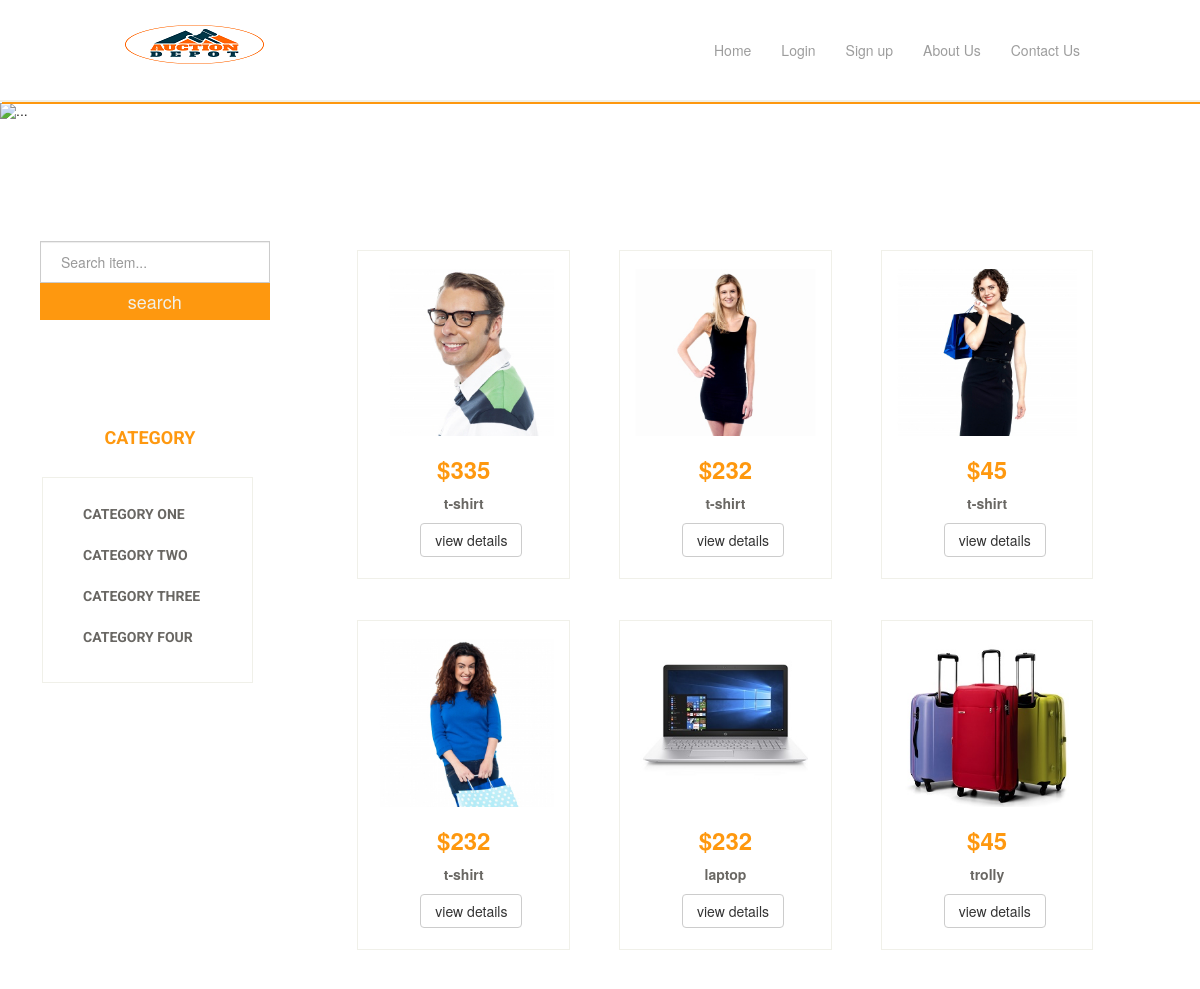
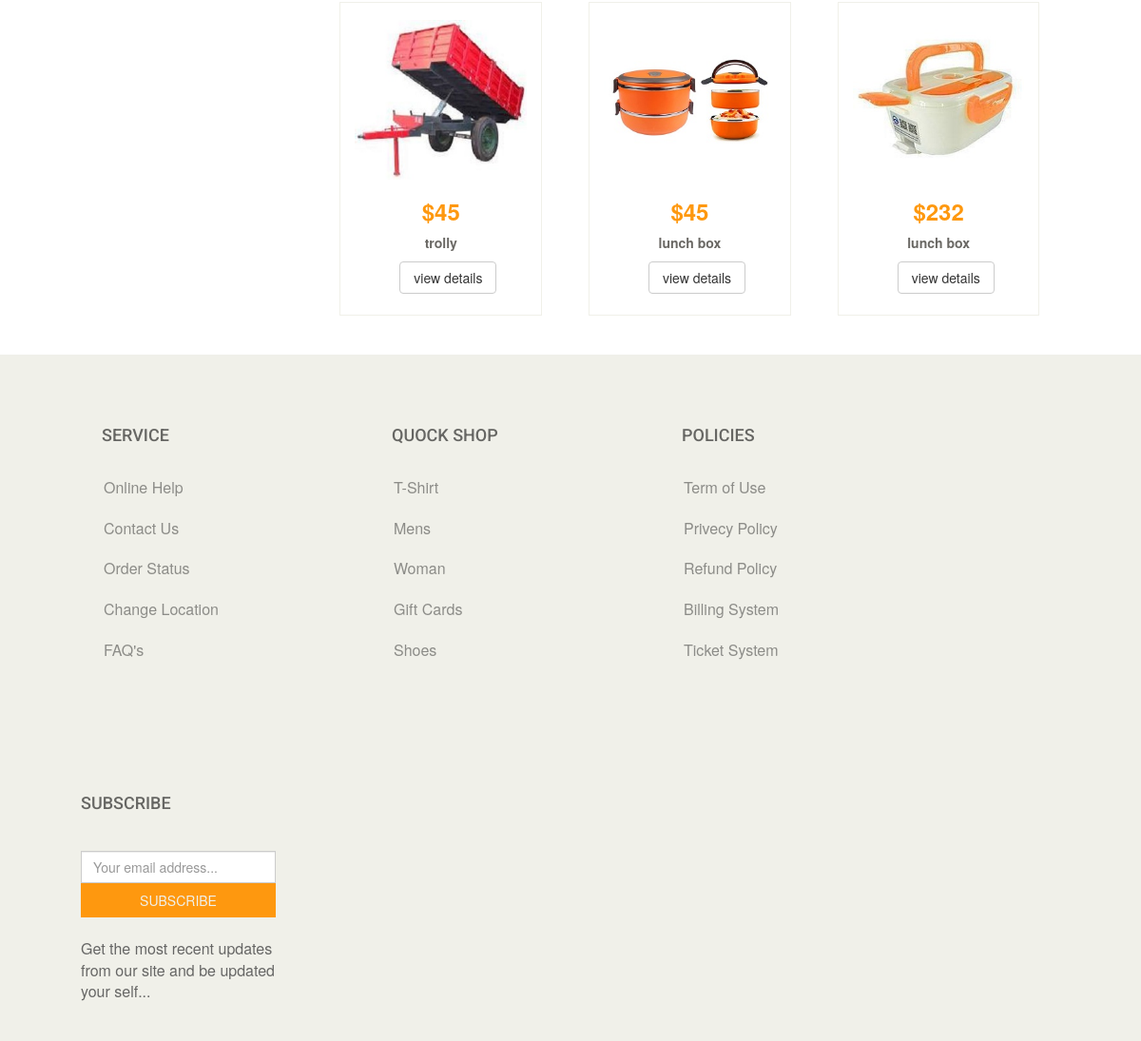
/itembycat.php?catid=2, run on the app's committed database (2 pictures, top to bottom).
### tables this page shows
CREATE TABLE `tbl_item` (
  `item_id` int(11) NOT NULL,
  `item_name` varchar(255) NOT NULL,
  `item_price` varchar(255) NOT NULL,
  `item_desc` text NOT NULL,
  `time_duration` varchar(255) NOT NULL,
  `strt_time` varchar(255) NOT NULL,
  `end_time` varchar(255) NOT NULL,
  `img_id` int(11) NOT NULL,
  `image` varchar(255) NOT NULL,
  `cat_id` int(11) NOT NULL,
  `user_id` int(11) NOT NULL,
  `status` int(11) NOT NULL DEFAULT '0'
);

### libs/Session.php (called while the page is built, shortened)
<?php
class Session{
 public static function get($key){
        if (isset($_SESSION[$key])) {
         return $_SESSION[$key];
        } else {
         return false;
        }
 }
}
?>

### class/Item.php (called while the page is built, shortened)
<?php
   $filepath = realpath(dirname(__FILE__));
   include_once ($filepath.'/../libs/Database.php');
 ?>
<?php
 class Item{
 	 private $db;
     public function __construct(){
          $this->db = new Database();
    }
    public function getitembycat($catid){
          $query = "SELECT * FROM tbl_item WHERE cat_id='$catid'";
          $result = $this->db->select($query);
          return $result;
    }
 }
?>

### libs/Database.php (called while the page is built, shortened)
<?php
Class Database{
  public $host   = DB_HOST;
  public $user   = DB_USER;
  public $pass   = DB_PASS;
  public $dbname = DB_NAME;
 public $link;
private function connectDB(){
       $this->link = new mysqli($this->host, $this->user, $this->pass,
        $this->dbname);
 }
public function select($query){
      $result = $this->link->query($query) or
       die($this->link->error.__LINE__);
      if($result->num_rows > 0){
        return $result;
      } else {
        return false;
      }
 }
}
?>

### itembycat.php (the view, shortened to what this page needs)
<?php include 'inc/header.php';?>
<?php include 'inc/slider.php';?>
<?php
       if (isset($_GET['catid'])) {
            $catid  = $_GET['catid'];
       }
?>
 <div class="container-fluid">
       <div class="row mainsection">
                <div class="col-sm-12 col-md-3 col-lg-3 cat">
   <div class="row seracbox">
         <form action="search.php" method="get">
           <input class="form-control" type="text" name="keyword" placeholder="Search item..." aria-label="Search">
           <input class="btn-block" id="search" type="submit" name="submit" value="search">
         </form>
   </div><br><br>
     <h2 class="cattitle">Category</h2>
     <div class="row category">
          <ul>
                <li style="text-transform: uppercase;"><a href="itembycat.php?catid=1">Category one</a></li>
                <li style="text-transform: uppercase;"><a href="itembycat.php?catid=2">Category two</a></li>
                <li style="text-transform: uppercase;"><a href="itembycat.php?catid=3">Category three</a></li>
                <li style="text-transform: uppercase;"><a href="itembycat.php?catid=4">Category four</a></li>
          </ul>
     </div>
                </div>
                <div class="col-sm-12 col-md-9 col-lg-9 pro">
                      <div class="row product">
                         <?php
                                $Getitembycat = $item->getitembycat($catid);
                                if($Getitembycat){
                                while($result = $Getitembycat->fetch_assoc()) {
                          ?>
                             <div class="col-xs-6 col-sm-6 col-md-4 col-lg-4 prosection">
                                   <img class="img-responsive" src="<?php echo $result['image'];?>">
                                   <h3>$<?php echo $result['item_price'];?></h3>
                                   <p><?php echo $result['item_name'];?></p>
                                  <a href="products_details.php?itemid=<?php echo $result['item_id'];?>" class="btn btn-default">view details</a>
                             </div>
                            <?php } }else{  ?>
                                <h2 style="text-align: center;color: red;font-family: monospace;
                                font-size: 20px;">sorry,Item not available in this category</h2>
                            <?php } ?>
                      </div>
                </div>
       </div>
 </div>
<?php include 'inc/footer.php';?>

### inc/header.php (shortened to what this page needs)
<?php
   include 'libs/Session.php';
 ?>
<?php
      $item                 = new Item();
?>
<!DOCTYPE html>
<html lang="en">
<head>
  <link rel="stylesheet" href="css/bootstrap.css">
  <link rel="stylesheet" href="css/style.css">
  <link rel="stylesheet" href="css/animate.css">
  <link rel="stylesheet" href="https://use.fontawesome.com/releases/v5.3.1/css/all.css">
</head>
<body>
<div class="container-fluid marque">
     <div class="row">
           <div class="col-xs-12 col-sm-7 col-md-7 col-lg-7 marqueleft">
                <div class="marquetitle">
                      <a href=""><i class="fab fa-facebook-f"></i></a>
                      <a href=""><i class="fab fa-twitter"></i></a>
                      <a href=""><i class="fab fa-linkedin-in"></i></a>
                      <a href=""><i class="fab fa-google-plus-g"></i></a>
                </div>
           </div>
           <div class="col-xs-12 col-sm-5 col-md-5 col-lg-5 marqueright">
                <div class="emailandphone">
                     <h5><i class="fas fa-phone"></i>+917976625313</h5>
                     <h5><i class="fas fa-envelope"></i>robel@gmail.com</h5>
                </div>
           </div>
     </div>
</div>
<nav class="navbar navbar-inverse navbar-fixed-top">
  <div class="container-fluid">
    <div class="navbar-header">
      <a class="navbar-brand logo" href="index.php">
             <img style="margin-top: 10px;" src="img/logo2.png" alt="logo">
      </a>
    </div>
    <div class="collapse navbar-collapse" id="myNavbar">
      <ul class="nav navbar-nav navbar-right">
          <li><a href="index.php">Home</a></li>
         <?php  $user_email = Session::get("user_email");
              if ($user_email) {  ?>
                 <li><a href="?action=logout">logout</a></li>
                  <li><a href="add_products.php">Add item</a></li>
         <?php }else{ ?>
                <li><a href="login.php">Login</a></li>
                 <li><a href="signup.php">Sign up</a></li>
         <?php } ?>
          <li><a href="aboutus.php">About Us</a></li>
          <li><a href="contactus.php">Contact Us</a></li>
      </ul>
    </div>
  </div>
</nav>

### inc/slider.php (shortened to what this page needs)
<div id="carousel-example-generic" class="carousel slide" data-ride="carousel">
  <ol class="carousel-indicators">
  </ol>
  <div class="carousel-inner" role="listbox">
    <div class="item active">
      <img src="img/bgthree.png" alt="...">
      <div class="carousel-caption">
      </div>
    </div>
  </div>
</div>

### inc/footer.php
<div class="container-fluid footer">
     <div class="row">
           <div class="col-xs-12 col-sm-12 col-md-3 col-lg-3 servicesection">
                 <h4>SERVICE</h4>
                 <ul>
                     <li><a href="">Online Help</a></li>
                     <li><a href="">Contact Us</a></li>
                     <li><a href="">Order Status</a></li>
                     <li><a href="">Change Location</a></li>
                     <li><a href="">FAQ's</a></li>
                 </ul>
           </div>
           <div class="col-xs-12 col-sm-12 col-md-3 col-lg-3 quocksection">
                 <h4>QUOCK SHOP</h4>
                 <ul>
                     <li><a href="">T-Shirt</a></li>
                     <li><a href="">Mens</a></li>
                     <li><a href="">Woman</a></li>
                     <li><a href="">Gift Cards</a></li>
                     <li><a href="">Shoes</a></li>
                 </ul>
           </div>
           <div class="col-xs-12 col-sm-12 col-md-3 col-lg-3 policiesection">
                 <h4>POLICIES</h4>
                 <ul>
                     <li><a href="">Term of Use</a></li>
                     <li><a href="">Privecy Policy</a></li>
                     <li><a href="">Refund Policy</a></li>
                     <li><a href="">Billing System</a></li>
                     <li><a href="">Ticket System</a></li>
                 </ul>
           </div>
           <div class="col-xs-12 col-sm-12 col-md-3 col-lg-3 subscribersection">
                 <h4>SUBSCRIBE</h4>
                 <form action="" method="">
                   <input class="form-control" type="text" placeholder="Your email address..." aria-label="Search">
                   <button type="button" class="btn-block">SUBSCRIBE</button>
                 </form>
                 <p>Get the most recent updates from
                 our site and be updated your self...</p>
           </div>
     </div>
</div>
</body>
</html>

### css/style.css (style rules this page uses)
* { padding: 0px;margin: 0px; }
.marque { background-color: #F0F0E9; border: 0px; padding-bottom: 5px; }
.marqueright { margin-top: 1%; }
.marqueright h5 { float: left; margin-left: 2%; margin-right: 3%; }
.emailandphone { width: 88%; float: right; cursor: pointer; }
.marquetitle { width: 80%; text-align: center; margin-left: 45px; margin-top: 19px; }
.marquetitle a { color: #333; }
.logo img { margin-left: 110px; margin-top: 10px; cursor: pointer; }
.carousel-caption { padding-bottom: 110px; }
.footer { background-color: #F0F0E9; }
.servicesection { margin-top: 65px; margin-bottom: 30px; width: 235px; margin-left: 70px; }
.servicesection h4 { font-family: 'Roboto', sans-serif; color: #666663; margin-left: 22px; }
.servicesection ul { list-style: none; padding: 14px; }
.servicesection ul li { padding: 10px; }
.servicesection ul li a { text-decoration: none; font-size: 16px; color: #8C8C88; }
.quocksection { margin-top: 65px; margin-bottom: 30px; width: 235px; margin-left: 70px; }
.quocksection h4 { font-family: 'Roboto', sans-serif; color: #666663; margin-left: 22px; }
.quocksection ul { list-style: none; padding: 14px; }
.quocksection ul li { padding: 10px; }
.quocksection ul li a { text-decoration: none; font-size: 16px; color: #8C8C88; }
.policiesection { margin-top: 65px; margin-bottom: 30px; width: 235px; margin-left: 70px; }
.policiesection h4 { font-family: 'Roboto', sans-serif; color: #666663; margin-left: 22px; }
.policiesection ul { list-style: none; padding: 14px; }
.policiesection ul li { padding: 10px; }
.policiesection ul li a { text-decoration: none; font-size: 16px; color: #8C8C88; }
.subscribersection { margin-top: 65px; margin-bottom: 30px; width: 235px; margin-left: 70px; }
.subscribersection h4 { font-family: 'Roboto', sans-serif; color: #666663; margin-bottom: 40px; }
.subscribersection input { border-radius: 0px; }
.subscribersection button { border-radius: 0px; background: #FE980F; border: 0px; padding: 8px; color: #F0F0E9; }
.subscribersection p { color: #666665; margin-top: 22px; font-size: 16px; }
.cattitle, .brandtitle { color: #FE980F; text-align: center; text-transform: uppercase; margin-bottom: 11%; margin-top: 25%; font-family: 'Roboto', sans-serif; font-weight: bold; font-size: 18px; }
.category, .brnad { border: 1px solid #F0F0E9; width: 78%; margin-left: 10%; }
.category ul, .brnad ul { list-style: none; padding: 15px 30px; }
.category ul li, .brnad ul li { padding: 10px; }
.category ul li a,.brnad ul li a { text-decoration: none; color: #696763; font-weight: bold; font-family: 'Roboto', sans-serif; text-transform: uppercase; }
.product { margin-left: 3%; margin-right: 3%; }
.prosection a { width: 102px; }
.prosection { position: relative; }
.prosection img { display: block; height: auto; }
.seracbox { margin-top: 45%; width: 85%; margin-left: 25px; }
.seracbox input { border-radius: 0px; padding: 20px 20px; }
#search { border-radius: 0px; font-size: 18px; padding: 6px 12px; background-color: #FE980F; border:0px; color: #F0F0E9; }

### data on the page
tbl_item: image (picture), item_price "335", item_name "t-shirt"
tbl_item: image (picture), item_price "232", item_name "t-shirt"
tbl_item: image (picture), item_price "45", item_name "t-shirt"
tbl_item: image (picture), item_price "232", item_name "t-shirt"
tbl_item: image (picture), item_price "232", item_name "laptop"
tbl_item: image (picture), item_price "45", item_name "trolly"
tbl_item: image (picture), item_price "45", item_name "trolly"
tbl_item: image (picture), item_price "45", item_name "lunch box"
tbl_item: image (picture), item_price "232", item_name "lunch box"
